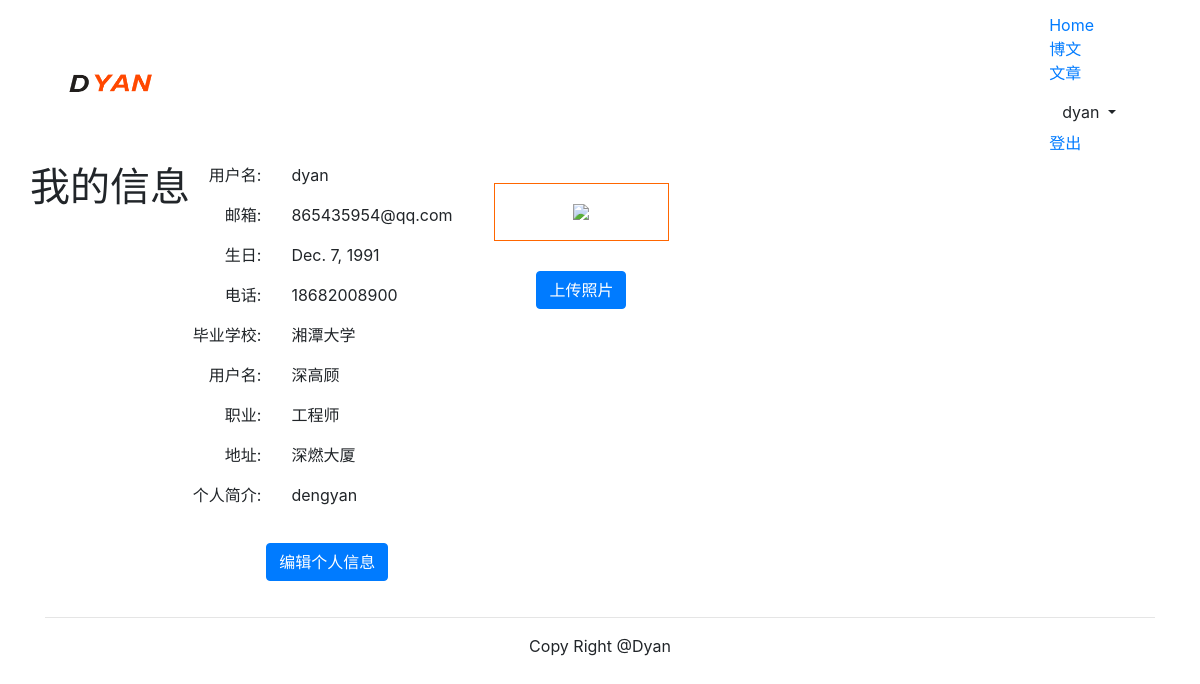
/account/my-information/ (signed in), run on the app's committed database.
### account/models.py (models this page shows, shortened)
class UserProfile(models.Model):
    user = models.OneToOneField(User, unique=True, on_delete=models.CASCADE)
    birth = models.DateField(blank=True, null=True)
    phone = models.CharField(max_length=20, null=True)

class UserInfo(models.Model):
    user = models.OneToOneField(User, unique=True, on_delete=models.CASCADE)
    school  = models.CharField(max_length=100, blank=True)
    company = models.CharField(max_length=100, blank=True)
    profession = models.CharField(max_length=100, blank=True)
    address = models.CharField(max_length=100, blank=True)
    aboutme = models.TextField(blank=True)
    photo = models.ImageField(blank=True)

### account/views.py (the view)
@login_required(login_url='/account/login/')
def myself(request):
    user = User.objects.get(username=request.user.username)
    userprofile = UserProfile.objects.get(user=user)
    userinfo = UserInfo.objects.get(user=user)
    return render(request, "account/myself.html", {"user": user, "userprofile": userprofile, "userinfo": userinfo})

### templates/account/myself.html (shortened to what this page needs)
{% extends "base.html" %}
{% load staticfiles %}
{% block content %}
<div class="row text-center vertical-middle-sm">
    <h1>我的信息</h1>
    <div class="row">
        <div class="col-md-6">
            <div class="row">
                <div class="col-md-4 text-right"><p>用户名:</p></div>
                <div class="col-md-8 text-left"><p>{{ user.username }}</p></div>
            </div>
            <div class="row">
                <div class="col-md-4 text-right"><p>邮箱:</p></div>
                <div class="col-md-8 text-left"><p>{{ user.email }}</p></div>
           </div>
           <div class="row">
                <div class="col-md-4 text-right"><p>生日:</p></div>
                <div class="col-md-8 text-left"><p>{{ userprofile.birth }}</p></div>
            </div>
            <div class="row">
                    <div class="col-md-4 text-right"><p>电话:</p></div>
                    <div class="col-md-8 text-left"><p>{{ userprofile.phone }}</p></div>
            </div>
            <div class="row">
                    <div class="col-md-4 text-right"><p>毕业学校:</p></div>
                    <div class="col-md-8 text-left"><p>{{ userinfo.school }}</p></div>
            </div>
            <div class="row">
                    <div class="col-md-4 text-right"><p>用户名:</p></div>
                    <div class="col-md-8 text-left"><p>{{ userinfo.company }}</p></div>
            </div>
            <div class="row">
                    <div class="col-md-4 text-right"><p>职业:</p></div>
                    <div class="col-md-8 text-left"><p>{{ userinfo.profession }}</p></div>
            </div>
            <div class="row">
                    <div class="col-md-4 text-right"><p>地址:</p></div>
                    <div class="col-md-8 text-left"><p>{{ userinfo.address }}</p></div>
            </div>
            <div class="row">
                    <div class="col-md-4 text-right"><p>个人简介:</p></div>
                    <div class="col-md-8 text-left"><p style="white-space:pre-wrap; width:260px; word-wrap:break-word;">{{ userinfo.aboutme }}</p></div>
            </div>
            <a href="{% url 'account:edit_my_information' %}"><button class="btn btn-primary" style="margin-top: 20px; margin-bottom: 20px">编辑个人信息</button></a>
        </div>
        <div class="col-md-6">
            <div style="margin-right:100px; margin-top: 20px; margin-bottom: 20px; border:1px solid #F60">
                {% if userinfo.photo %}
                <img src="{{ userinfo.photo | striptags }}" style="margin-bottom: 20px; margin-top: 20px" class="img-circle" id="my_photo" name="user_face">
                {% else %}
                <img name="user_face" src="{% static 'images/head.png' %}" style="margin-bottom: 20px; margin-top: 20px" class="img-circle" width='270px' id='my_photo'>
                {% endif %}
            </div>
            <div style="margin-right: 100px">
                <button class="btn btn-primary" style="margin-bottom: 20px; margin-top: 10px" id="upload_image" onclick="upload_image_layer()">上传照片</button>
            </div>
        </div>
    </div>
</div>
{% endblock %}

### templates/header.html (shortened to what this page needs)
{% load staticfiles %}
<div class="container">
    <nav class="navbar navbar-default" role="navigation">
        <div class="navbar-header">
            <a class="navbar-brand" href="{% url 'blog:blog_title' %}">
                <img src="{% static '/images/logo.png' %}" width="100px">
            </a>
        </div>
        <div style="margin-top: 5px">
            <ul class="nav navbar-nav" role="navigation">
                <li><a href="{% url 'home' %}">Home</a></li>
                <li><a href="{% url 'blog:blog_title' %}">博文</a></li>
                <li><a href="{% url 'article:article_titles' %}">文章</a></li>
            </ul>
            <ul class="nav navbar-nav navbar-right" style="margin-right:10px">
                {% if user.is_authenticated %}
                <li>
                    <div class="dropdown" style="margin-top: 8px">
                        <button class="btn btn-default dropdown-toggle" type="button" id="dropdownMenu" data-toggle="dropdown">
                            {{ user.username }}
                        </button>
                     </div>
                </li>
                <li><a href="{% url 'account:user_logout' %}">登出</a></li>
                {% else %}
                <li><a href="{% url 'account:user_login' %}">登陆</a></li>
                <li><a href="{% url 'account:user_register' %}">注册</a></li>
                {% endif %}
            </ul>
        </div>
    </nav>
</div>

### data on the page
UserProfile: birth "Dec. 7, 1991", phone "18682008900"
UserInfo: school "湘潭大学", company "深高顾", profession "工程师", address "深燃大厦", aboutme "dengyan"

### other printed values
{{ user.username }} "dyan"
{{ user.email }} "865435954@qq.com"
